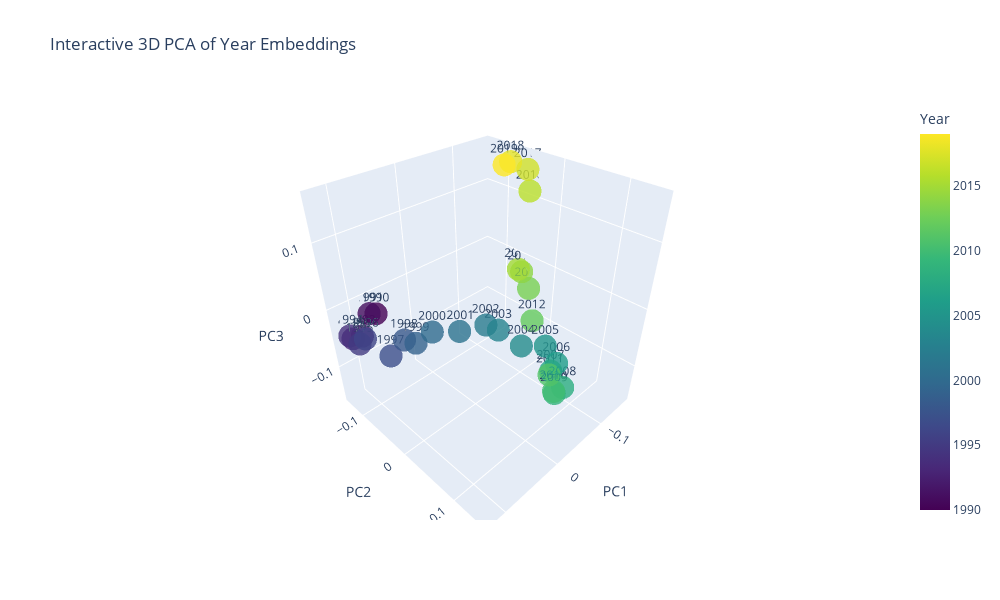

Notebook code for this chart:
### Code cell
import numpy as np
from matplotlib import pyplot as plt
# Convert to numpy array
year_matrix = np.stack(year_embeddings)

# Apply PCA
from sklearn.decomposition import PCA
pca = PCA(n_components=3)
year_pca = pca.fit_transform(year_matrix)

for i in range(3):
    # Plot the PCA results
    plt.figure(figsize=(10, 6))
    plt.scatter(years, year_pca[:, i], c=range(1990, 2020), cmap='viridis')
    plt.colorbar(label='Year')
    plt.xlabel('Year')
    plt.ylabel('{} PC'.format(i+1))
    plt.title('PCA of Year Embeddings')
    plt.show()

import plotly.graph_objs as go

fig = go.Figure(data=[go.Scatter3d(
    x=year_pca[:, 0],
    y=year_pca[:, 1],
    z=year_pca[:, 2],
    mode='markers+text',
    marker=dict(
        size=8,
        color=years,
        colorscale='Viridis',
        colorbar=dict(title='Year'),
        opacity=0.8
    ),
    text=[str(year) for year in years],
    textposition='top center'
)])

fig.update_layout(
    scene = dict(
        xaxis_title='PC1',
        yaxis_title='PC2',
        zaxis_title='PC3'
    ),
    title='Interactive 3D PCA of Year Embeddings',
    width=1000,
    height=600
)
fig.show()

### Figure 1 — Plotly figure (JSON) as saved in the notebook; plotly's stock layout.template omitted (floating-point values rounded to 4 significant figures)
{"data": [{"marker": {"color": [1990, 1991, 1992, 1993, 1994, 1995, 1996, 1997, 1998, 1999, 2000, 2001, 2002, 2003, 2004, 2005, 2006, 2007, 2008, 2009, 2010, 2011, 2012, 2013, 2014, 2015, 2016, 2017, 2018, 2019], "colorbar": {"title": {"text": "Year"}}, "colorscale": [[0, "#440154"], [0.1111, "#482878"], [0.2222, "#3e4989"], [0.3333, "#31688e"], [0.4444, "#26828e"], [0.5556, "#1f9e89"], [0.6667, "#35b779"], [0.7778, "#6ece58"], [0.8889, "#b5de2b"], [1, "#fde725"]], "opacity": 0.8, "size": 8}, "mode": "markers+text", "text": ["1990", "1991", "1992", "1993", "1994", "1995", "1996", "1997", "1998", "1999", "2000", "2001", "2002", "2003", "2004", "2005", "2006", "2007", "2008", "2009", "2010", "2011", "2012", "2013", "2014", "2015", "2016", "2017", "2018", "2019"], "textposition": "top center", "type": "scatter3d", "x": [0.07368, 0.08084, 0.09639, 0.1084, 0.1168, 0.1179, 0.1239, 0.1241, 0.1162, 0.1186, 0.1085, 0.09616, 0.07577, 0.06665, 0.05619, 0.0344, 0.01349, -0.006986, -0.05547, -0.0641, -0.09513, -0.104, -0.1409, -0.1605, -0.1583, -0.1613, -0.1541, -0.1595, -0.1319, -0.1359], "y": [-0.1228, -0.1288, -0.1302, -0.1357, -0.1266, -0.09953, -0.07103, -0.01526, 0.005681, 0.0313, 0.04914, 0.07945, 0.0978, 0.1071, 0.1306, 0.1452, 0.1471, 0.1256, 0.1133, 0.09473, 0.07152, 0.05401, -0.01555, -0.04263, -0.05692, -0.06657, -0.04472, -0.05495, -0.06279, -0.07852], "z": [-0.02454, -0.02372, -0.05578, -0.0569, -0.04198, -0.04015, -0.01215, -0.006688, 0.02517, 0.03633, 0.05617, 0.06689, 0.07408, 0.06753, 0.05389, 0.04943, 0.0137, -0.02487, -0.09345, -0.1237, -0.1571, -0.1402, -0.09264, -0.05258, -0.0265, -0.02727, 0.1131, 0.1406, 0.1564, 0.147]}], "layout": {"height": 600, "scene": {"xaxis": {"title": {"text": "PC1"}}, "yaxis": {"title": {"text": "PC2"}}, "zaxis": {"title": {"text": "PC3"}}}, "title": {"text": "Interactive 3D PCA of Year Embeddings"}, "width": 1000}}
